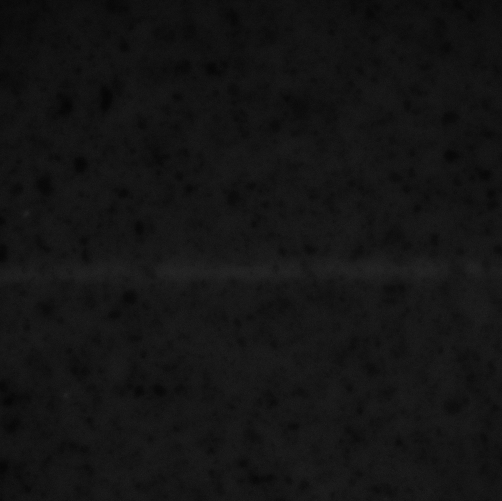
#> input picture test_DATA/UVData/im0.tif, 1004 x 1002 px, found by its file name (shown at 1/2 size); the run also reads 2 pictures not shown here
$ python test_image_UV.py
#> lines starting #> are read from the running program, lines starting #| are printed output that depends on the picture; after the words box and inside, x2 and y2 are one past the last pixel; in counts of white or black regions, pixels touching at a corner belong together; long printed decimals are rounded
### image_registration/image.py
# -*- coding: utf-8 -*-
"""
Created on Tue May 10 17:15:48 2016

@author: Quentin Peter

This module does image registration.

The scale difference should be reasonable (~2x)

If you crop the images to reasonable size, the algorithm is much faster:
eg:
511x511   : 0.058s
512x512   : 0.058s
513x513   : 0.066s /!\ 15% increase!
1024x1024 : 0.34s
4096x4096 : 9s

based on:

An FFT-Based Technique for Translation, Rotation, and Scale-Invariant
 Image Registration
B. Srinivasa Reddy and B. N. Chatterji

Works with Python 3.5

The input is casted to float32. If you need more precision, you can always
use these functions to detect the rotation and then rotate yourself with scipy
(slower but keep the precision)

Copyright (C) 2016  Quentin Peter

This program is free software: you can redistribute it and/or modify
it under the terms of the GNU General Public License as published by
the Free Software Foundation, either version 3 of the License, or
(at your option) any later version.

This program is distributed in the hope that it will be useful,
but WITHOUT ANY WARRANTY; without even the implied warranty of
MERCHANTABILITY or FITNESS FOR A PARTICULAR PURPOSE.  See the
GNU General Public License for more details.

You should have received a copy of the GNU General Public License
along with this program.  If not, see <http://www.gnu.org/licenses/>.

"""
#import libraries
import numpy as np
import cv2
from scipy.optimize import curve_fit # /!\ SLOW! avoid
from scipy.ndimage.measurements import label


######################
#High level functions#
######################


# [1099 lines left out: functions register_images, find_rotation_scale, find_shift_dft, find_shift_cc, combine_images, orientation_angle and 16 more, not called in this run]

### test_script/test_image_UV.py
# -*- coding: utf-8 -*-
"""
Another test of image registration

Copyright (C) 2016  Quentin Peter

This program is free software: you can redistribute it and/or modify
it under the terms of the GNU General Public License as published by
the Free Software Foundation, either version 3 of the License, or
(at your option) any later version.

This program is distributed in the hope that it will be useful,
but WITHOUT ANY WARRANTY; without even the implied warranty of
MERCHANTABILITY or FITNESS FOR A PARTICULAR PURPOSE.  See the
GNU General Public License for more details.

You should have received a copy of the GNU General Public License
along with this program.  If not, see <http://www.gnu.org/licenses/>.
"""
from matplotlib.pyplot import colorbar, figure, plot, imshow, show,close,semilogy, hold
import matplotlib.image as mpimg
import numpy as np
import image_registration.image as ir
import image_registration.channel as cr
import importlib
import matplotlib.pyplot as plt

#%% nload images
fns=['test_DATA/UVData/im0.tif']
fns.append('test_DATA/UVData/im1.tif')
fns.append('test_DATA/UVData/ba_e1105qt5_500ms.tif')
fns.append('test_DATA/UVData/ba_e1105qt5bg2_1000ms.tif')
fns.append('test_DATA/UVData/ba_e1105qt5bg3_1000ms.tif')
imgs=[mpimg.imread(fn) for fn in fns]
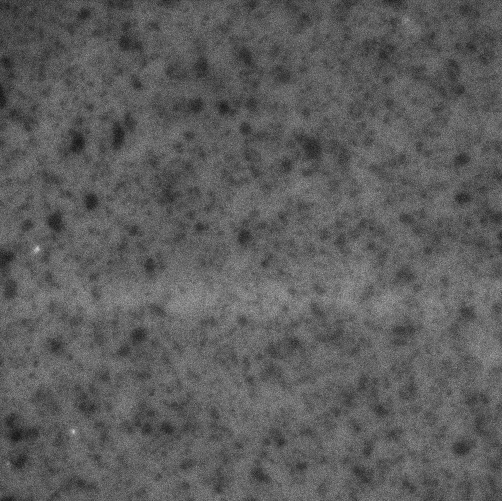
#> input picture test_DATA/UVData/im1.tif, 1004 x 1002 px, found by its file name (shown at 1/2 size)
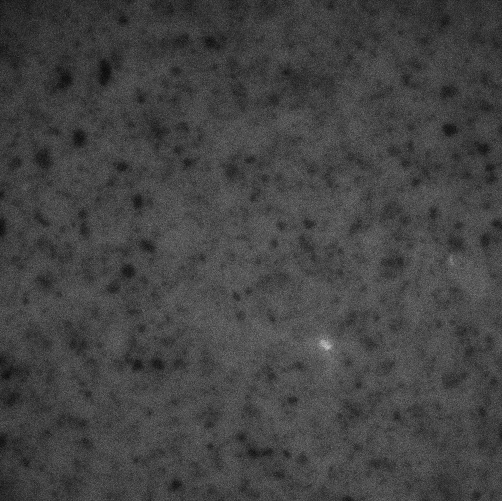
#> input picture test_DATA/UVData/ba_e1105qt5_500ms.tif, 1004 x 1002 px, found by its file name (shown at 1/2 size)
#> imgs = 5 items

#%%
im0=imgs[2]#[:512,:512]
#> im0 is the input picture: shape (1002, 1004) uint16; min 22, max 8049, mean 2217
im1=ir.rotate_scale(im0-im0.mean(),np.pi/3,1.6)
#%%
importlib.reload(ir)

figure(0)
imshow(im0)
figure(1)
imshow(im1)

#%%

importlib.reload(ir)
angle, scale, origin, im2 =ir.register_images(im0,im1)
#> in centered_mag_sq_ccs, `ret[ys//2,0]=im[0,0]`:
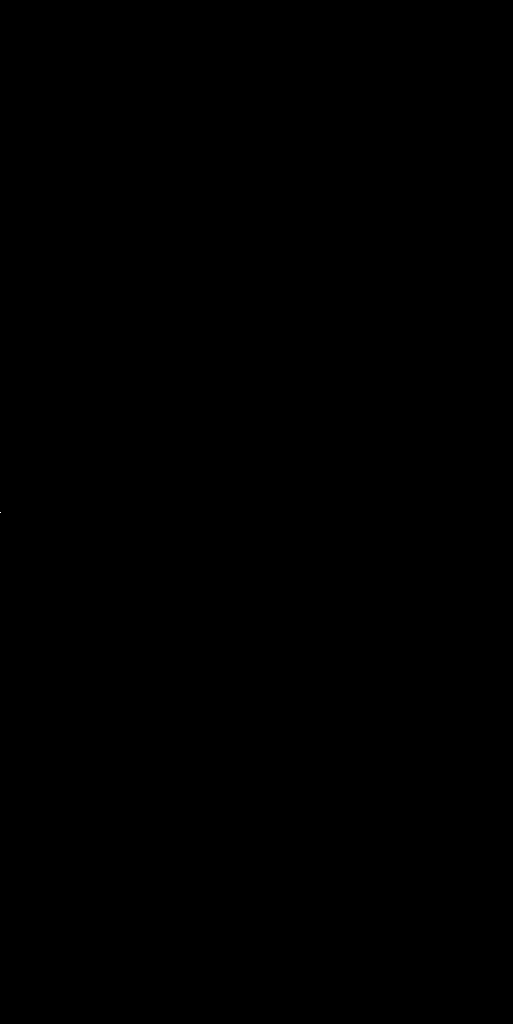
#> ret: shape (1024, 513) float64; values 0 (black) and 6647.3 (white), 0% white in thin lines or dots, all inside (x1, y1, x2, y2) = (0, 512, 1, 513)
#> in centered_mag_sq_ccs, `ret[ys//2+1:,0]=im[1:ys-1:2,0]`: ret: shape (1024, 513) float64; 0.1% of pixels changed, all inside (x1, y1, x2, y2) = (0, 513, 1, 1024)
#> in centered_mag_sq_ccs, `ret[ys//2-1::-1,0]=im[1::2,0]`: ret: shape (1024, 513) float64; min 0, max 1.75e+16, mean 8.37e+10
#> in centered_mag_sq_ccs, `ret[ys//2+1:,xs//2]=im[1:ys-1:2,xs-1]`: ret: shape (1024, 513) float64; min 0, max 1.75e+16, mean 4.1e+11
#> in centered_mag_sq_ccs, `ret[:ys//2,xs//2]=0`: ret: shape (1024, 513) float64; min 0, max 1.75e+16, mean 4.1e+11
#> in centered_mag_sq_ccs (call 2), `ret[ys//2+1:,0]=im[1:ys-1:2,0]`: ret: shape (1024, 513) float64; min 0, max 1.62e+15, mean 4.55e+09
#> in centered_mag_sq_ccs (call 2), `ret[ys//2-1::-1,0]=im[1::2,0]`: ret: shape (1024, 513) float64; min 0, max 1.62e+15, mean 9.09e+09
#> in centered_mag_sq_ccs (call 2), `ret[ys//2+1:,xs//2]=im[1:ys-1:2,xs-1]`: ret: shape (1024, 513) float64; min 0, max 2.38e+15, mean 1.23e+11
#> in centered_mag_sq_ccs (call 2), `ret[:ys//2,xs//2]=0`: ret: shape (1024, 513) float64; min 0, max 2.38e+15, mean 1.23e+11
#> in polar_fft, `output=cv2.log(output)`:
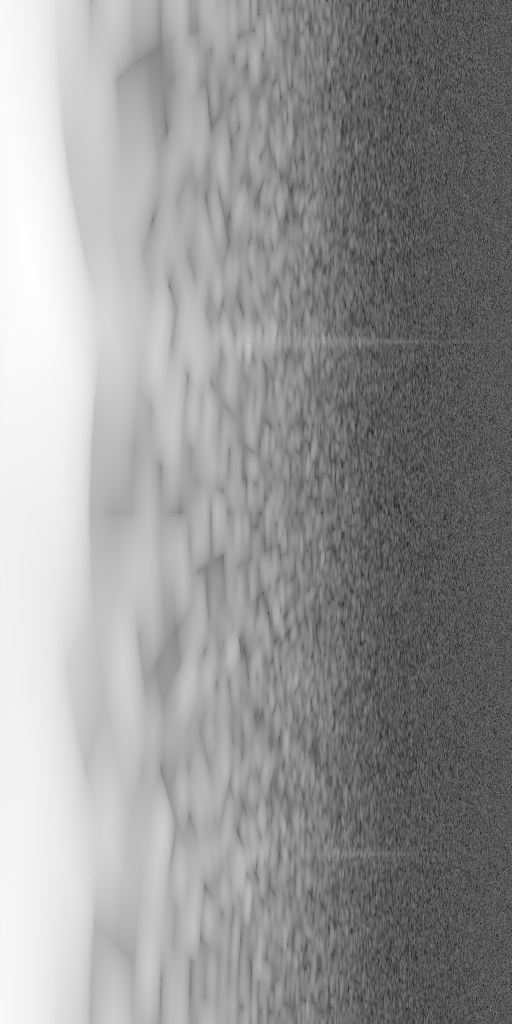
#> output: shape (1024, 512) float32; min 19.27, max 35.41, mean 28.8; drawn with min black and max white
#> in find_rotation_scale, `lp1, log_base=polar_fft(im1, logpolar=True, isshiftdft=isccs, logoutpu..`: log_base = 1.01
#> call 2 of polar_fft, with nangle = 1024, radiimax = 512, isshiftdft = True, truesize = (1024, 1024), logpolar = True, logoutput = True, interpolation = 'bilinear'
#> in polar_fft (call 2), `output=cv2.log(output)`:
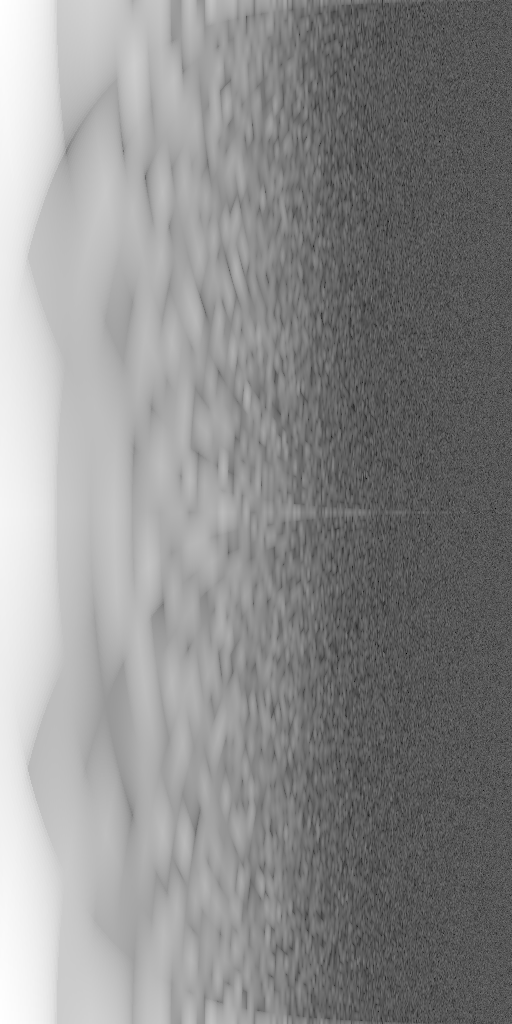
#> output: shape (1024, 512) float32; min 20.17, max 37.4, mean 29.7; drawn with min black and max white
#> in ccs_normalize, `ccsnorm[2::2,0]=ccsnorm[1:ys-1:2,0]`: ccsnorm: shape (1024, 512) float32; min 0, max 2.35e+14, mean 451062880
#> in ccs_normalize, `ccsnorm[2::2,xs-1]=ccsnorm[1:ys-1:2,xs-1]`: ccsnorm: shape (1024, 512) float32; min 12.95, max 2.35e+14, mean 454141984
#> in ccs_normalize, `res= compIM/ccsnorm`:
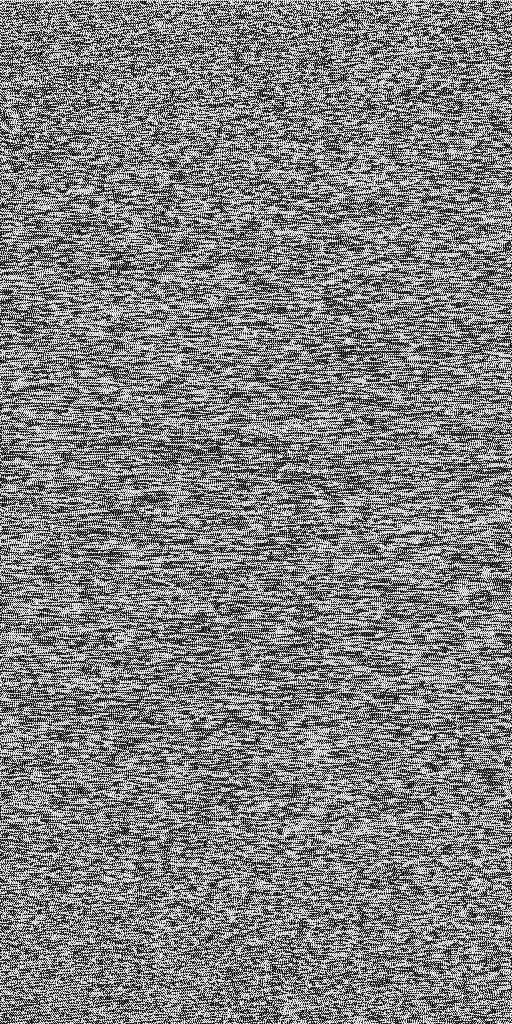
#> res: shape (1024, 512) float32; min -1, max 1, mean 0.00647; drawn with min black and max white
#> in find_shift_dft, `xc=cv2.dft(ccs_normalize(mulSpec,normccs), flags=cv2.DFT_REAL_OUTPUT|c..`:
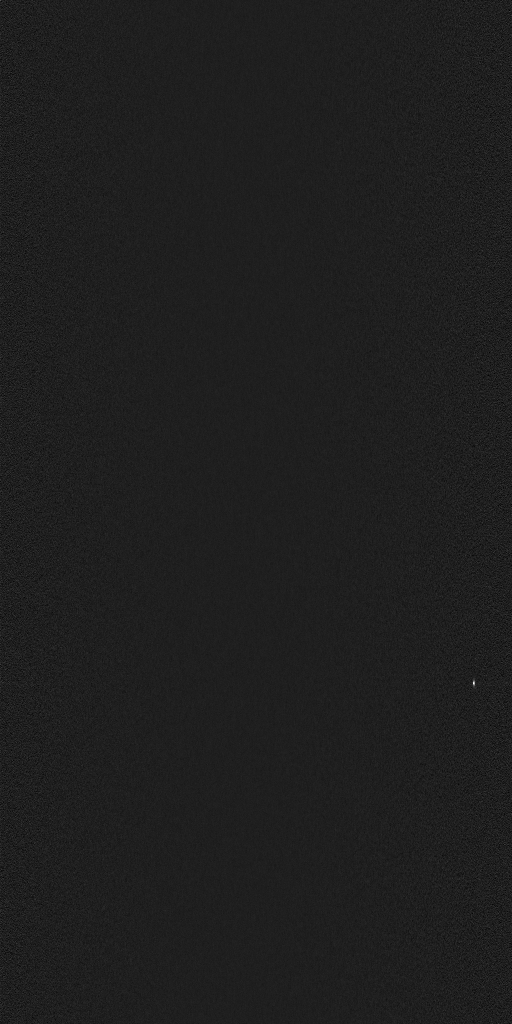
#> xc: shape (1024, 512) float32; min -5190.2, max 37243.6, mean 1; drawn with min black and max white
#> in find_shift_dft, `idx=np.asarray(np.unravel_index(np.argmax(xc),shape))`: idx = [683, 473]
#> in get_peak_pos, `im=np.asarray(im)`: im = 1024 values, max 12816.5 at index 683, min -808.8 at index 445, mean 1.2
#> in get_peak_pos, `im=im-im.mean()`: im = 1024 values, max 12815.3 at index 683, min -810 at index 445, mean -3.81e-06
#> in get_peak_pos, `argmax=im.argmax()`: argmax = 683
#> in get_peak_pos, `cut = .3*im[argmax]`: cut = 3844.6
#> in get_peak_pos, `peak,__=label(peak)`: peak = 1024 values, max 1 at index 680, min 0 at index 0, mean 0.00684
#> in get_peak_pos, `X=np.arange(dsize)[peak]`: X = [680, 681, 682, 683, 684, 685, 686]
#> in get_peak_pos, `Y=im[peak]`: Y = [5792.3, 9374.2, 12271.4, 12815.3, 10697.7, 7126.1, 3999.7]
#> in get_peak_pos, `offset=X[Y==Y.max()][0]`: offset = -341
#> in get_peak_pos, `X-=offset`: X = [-3, -2, -1, 0, 1, 2, 3]
#> in get_peak_pos, `Y=Y[abs(X)<3]`: Y = [9374.2, 12271.4, 12815.3, 10697.7, 7126.1]
#> in get_peak_pos, `X=X[abs(X)<3]`: X = [-2, -1, 0, 1, 2]
#> in gauss_fit_log, `Y=np.asarray(Y)`: Y = [9374.2, 12271.4, 12815.3, 10697.7, 7126.1]
#> in gauss_fit_log, `Data=np.log(Y)`: Data = [9.15, 9.42, 9.46, 9.28, 8.87]
#> in gauss_fit_log, `D=[(Data*X**i).sum() for i in range(3)]`: D = [46.17, -0.686, 90.76]
#> in gauss_fit_log, `X=[(X**i).sum() for i in range(5)]`: X = [5, 0, 10, 0, 34]
#> in gauss_fit_log, `num=(D[0]*(X[1]*X[4] - X[2]*X[3]) + D[1]*(X[2]**2   - X[0]*X[4]) + D[2..`: num = 47.99
#> in gauss_fit_log, `den=2*(D[0]*(X[1]*X[3] - X[2]**2) + D[1]*(X[1]*X[2] - X[0]*X[3]) + D[2..`: den = -157.5
#> in gauss_fit_log, `varnum=(-X[0]*X[2]*X[4] + X[0]*X[3]**2 + X[1]**2*X[4] - 2*X[1]*X[2]*X[..`: varnum = -700
#> in gauss_fit_log, `mean=num/den`: mean = -0.305
#> in gauss_fit_log, `var=varnum/den`: var = 4.44
#> in get_peak_pos, `ret,__=gauss_fit_log(X,Y)`: ret = -0.305
#> in find_shift_dft, `idx=np.asarray([get_peak_pos(xc[:,idx[1]],wrap=True), get_peak_pos(xc[..`: idx = [-341.3, -38.59]
#> in find_rotation_scale, `angle, scale = find_shift_dft(lp0,lp1)`: angle = -341.3; scale = -38.59
#> in find_rotation_scale, `angle*=np.pi/lp1.shape[0]`: angle = -1.05
#> in find_rotation_scale, `scale=log_base ** (scale)`: scale = 0.625
#> in register_images, `angle, scale = find_rotation_scale(f0,f1, isccs=True)`: angle = -1.05; scale = 0.625
#> in rotate_scale, `M = cv2.getRotationMatrix2D((cols/2,rows/2),-angle*180/np.pi,1/scale)`: M = [[0.8, 1.39, -594], [-1.39, 0.8, 795.7]]
#> in register_images, `y,x=find_shift_dft(f0,f2, isccs=True)`: y = 0.00223; x = -0.00372
#> angle = -1.05; scale = 0.625; origin = [0.00223, -0.00372]

t0=im0>im0.mean()
t1=im1>im1.mean()
t2=im2>im2.mean()
print(angle+np.pi/3)
#| 8.783819949687022e-05
print(scale*1.6)
#| 0.9998

#%%
figure(2)
imshow(t0,alpha=0.5,cmap='Greens')
imshow(t2,extent=ir.get_extent(origin, t2.shape),alpha=0.5,cmap='Reds')

#%%
ra=0.2*np.pi
sc=1.2

im0 = imgs[2][200:800,200:800]
im1 = ir.rotate_scale(imgs[2],ra,sc)[300:,300:]

angle, scale, [y, x], im2=  ir.register_images(im1,im0)
#> angle = 0.628; scale = 1.2; y = -100.7; x = -98.85
print(angle+ra, scale*sc, [y, x])
#| 1.257 1.440 [-100.689, -98.848]


im2=ir.rotate_scale(im0,angle,scale,borderValue=np.nan)

for i in range(0,im2.shape[0],40):
    im2[i:i+20,:]=np.nan


figure(7)
imshow(im1)
hold(True)
imshow(im2,extent=ir.get_extent([y, x], im2.shape))

figure(5)
imshow(im1)
#plt.imsave("im1.png",im1)

figure(6)
imshow(im0)
#plt.imsave("im0.png",im0)
